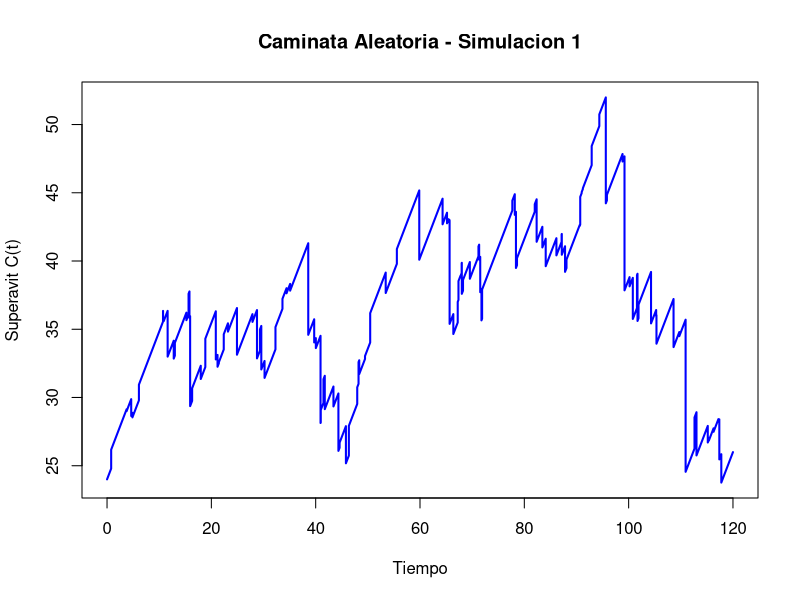
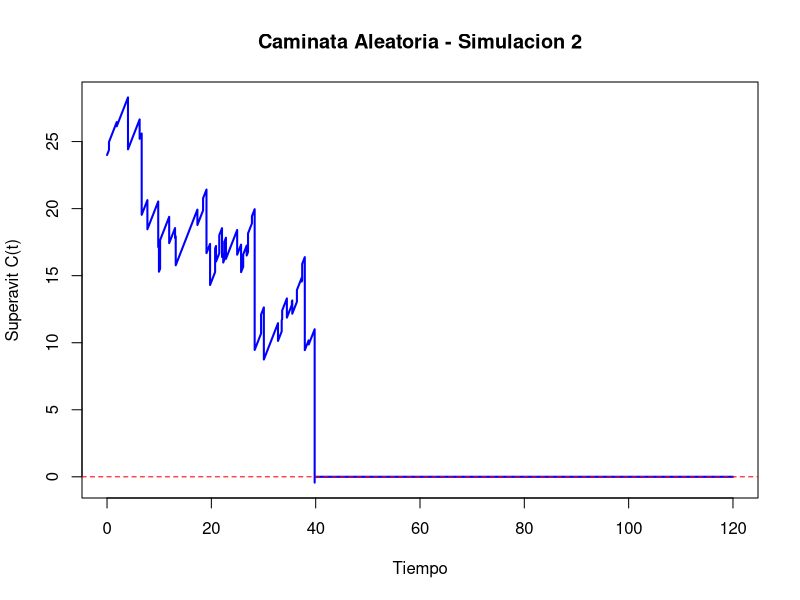

Here is the R script that generated these plots, in order: (Note: a time limit stopped this script after it produced the figures.)
set.seed(89)  # para reproducibilidad

### MODELO ###

# PARTE I: Explorar distribuciones de tamano de siniestros
# Exponencial

## Parametros generales del modelo
u <- 24 # capital inicial
c <- 1 # tasa de ingreso de primas por unidad de tiempo
Tmax <- 120 # tiempo total a simular
nsim <- 10000 # Numero de simulaciones para Monte Carlo

## Parametros de frecuencia
# Parametros de la distribucion de arribos de siniestros (Exponencial)
lambda <- 0.6
# Parametros de la distribucion de arribos de inyecciones (Exponencial)
lambda_2 <- 0.3

## Parametros de tamano
# Parametros de la distribucion de tamanos de siniestros (Exponencial)
lambda_3 <- 0.5
# Parametros de la distribucion de tamanos de inyecciones (Gamma)
alpha <- 2
sigma <- 0.6

### Monte Carlo ###

## Condiciones iniciales
contador_ruinas <- 0 # Contador de ruinas
contador_no_ruinas <- 0 # Contador de no-ruinas
tiempos_ruina <- numeric() # Tiempos de ruinas
utilidades <- numeric(nsim) # Utilidades
graficado_ruina <- FALSE
graficado_no_ruina <- FALSE

## Simulaciones
for (i in 1:nsim) {
  
  ## Tiempos de arribo de los siniestros
  arribos_brutos_sin <- cumsum(rexp(n = Tmax * lambda * 2, rate = lambda))
  if (tail(arribos_brutos_sin, 1) < Tmax) {
    warning("No se generaron suficientes eventos para cubrir hasta Tmax. Aumentar n.")
  }
  arribos_sin <- arribos_brutos_sin[arribos_brutos_sin <= Tmax]
  n_sin <- length(arribos_sin)
  
  ## Tiempos de arribo de las inyecciones
  arribos_brutos_iny <- cumsum(rexp(n = Tmax * lambda_2 * 2, rate = lambda_2))
  if (tail(arribos_brutos_iny, 1) < Tmax) {
    warning("No se generaron suficientes eventos para cubrir hasta Tmax. Aumentar n.")
  }
  arribos_iny <- arribos_brutos_iny[arribos_brutos_iny <= Tmax]
  n_iny <- length(arribos_iny)
  
  ## Tamanos de los siniestros
  siniestros <- rexp(n_sin, rate = lambda_3)
  
  ## Tamanos de las inyecciones
  inyecciones <- rgamma(n_iny, shape = alpha, scale = sigma)
  
  ### PROCESO DE SUPERAVIT ###
  
  ## Malla temporal
  malla_temp <- seq(0, Tmax, by = 0.001)
  Ct <- numeric(length(malla_temp))
  sin_index <- 1
  acumulados_sin <- 0
  iny_index <- 1
  acumulados_iny <- 0
  ruina_ocurrida <- FALSE
  tiempo_ruina <- NA
  
  for (j in seq_along(malla_temp)) {
    t <- malla_temp[j]
    
    ## Suma siniestros que ya ocurrieron hasta t
    while (sin_index <= n_sin && arribos_sin[sin_index] <= t) {
      acumulados_sin <- acumulados_sin + siniestros[sin_index]
      sin_index <- sin_index + 1
    }
    
    ## Suma inyecciones que ya ocurrieron hasta t
    while (iny_index <= n_iny && arribos_iny[iny_index] <= t) {
      acumulados_iny <- acumulados_iny + inyecciones[iny_index]
      iny_index <- iny_index + 1
    }
    
    ## Calculamos el superavit
    Ct[j] <- u + c * t - acumulados_sin + acumulados_iny
    
    ## Verificamos si hubo ruina
    if (!ruina_ocurrida && Ct[j] < 0) {
      ruina_ocurrida <- TRUE
      tiempo_ruina <- t
      break
    }
  }
  
  ## Calculamos las utilidades (si hubo)
  t_final <- if (ruina_ocurrida) tiempo_ruina else Tmax
  prima_total <- c * t_final
  utilidades[i] <- prima_total - acumulados_sin
  
  ## Almacenamos los datos de ruina o no-ruina
  if (ruina_ocurrida) {
    contador_ruinas <- contador_ruinas + 1
    tiempos_ruina <- c(tiempos_ruina, tiempo_ruina)
  }
  if (!ruina_ocurrida) {
    contador_no_ruinas <- contador_no_ruinas + 1
  }
  
  ## Graficamos la primera no-ruina
  if (!ruina_ocurrida && !graficado_no_ruina) {
    plot(malla_temp, Ct, type = "l", lwd = 2, col = "blue",
         xlab = "Tiempo", ylab = "Superavit C(t)",
         main = paste0("Caminata Aleatoria - Simulacion ", i))
    abline(h = 0, col = "red", lty = 2)
    graficado_no_ruina <- TRUE
  }
  
  ## Graficamos la primera ruina
  if (ruina_ocurrida && !graficado_ruina) {
    plot(malla_temp, Ct, type = "l", lwd = 2, col = "blue",
         xlab = "Tiempo", ylab = "Superavit C(t)",
         main = paste0("Caminata Aleatoria - Simulacion ", i))
    abline(h = 0, col = "red", lty = 2)
    graficado_ruina <- TRUE
  }
}

### Resultados ###

## Resultados de las simulaciones Monte Carlo
prob_ruina <- contador_ruinas / nsim
tiempo_prom_ruina <- ifelse(length(tiempos_ruina) > 0, mean(tiempos_ruina), NA)

## Intervalo de confianza
z <- 1.96
se <- sqrt(prob_ruina * (1 - prob_ruina) / nsim)
ic_inf <- prob_ruina - z * se
ic_sup <- prob_ruina + z * se
# Nota: 90 por ciento z = 1.645, 95 por ciento z = 1.96, 99 por ciento z = 2.576

### Resumen ###

## Cuadro resumen
cat("Probabilidad estimada de ruina:", round(prob_ruina, 4), "\n")
cat("Intervalo de confianza al 95 por ciento: [", round(ic_inf, 4), ",", round(ic_sup, 4), "]\n")
cat("Tiempo promedio hasta la ruina (condicionado):", round(tiempo_prom_ruina, 4), "\n")
cat("Utilidad promedio:", round(mean(utilidades), 4), "\n")

## Graficas resumen
if (length(tiempos_ruina) > 0) {
  hist(tiempos_ruina, breaks = 50, col = "lightblue",
       main = "Distribucion de los tiempos de ruina",
       xlab = "Tiempo de ruina", ylab = "Frecuencia")
}

hist(utilidades, breaks = 50, col = "lightgreen",
     main = "Distribucion de la utilidad (prima - siniestros)",
     xlab = "Utilidad", ylab = "Frecuencia")
